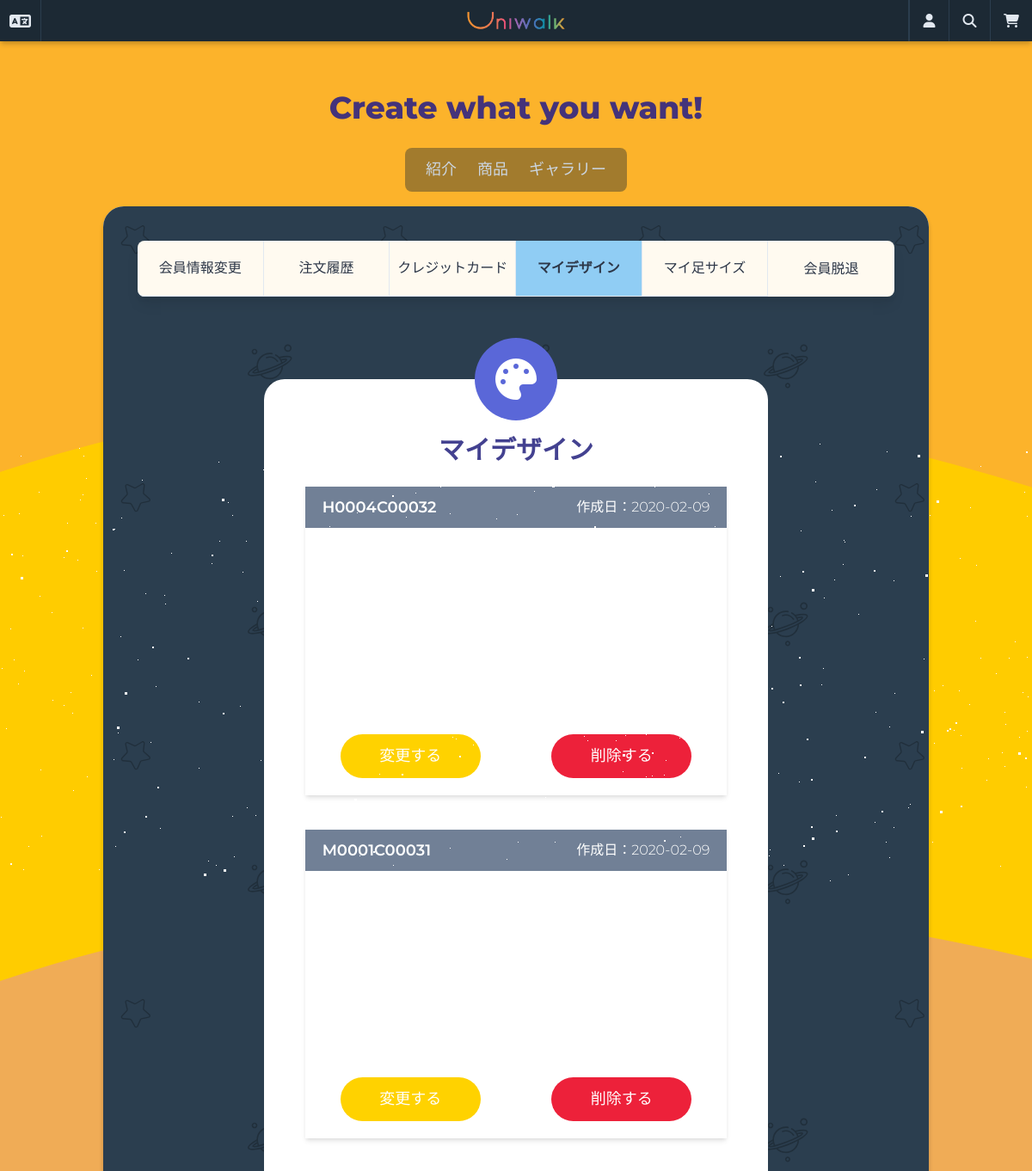
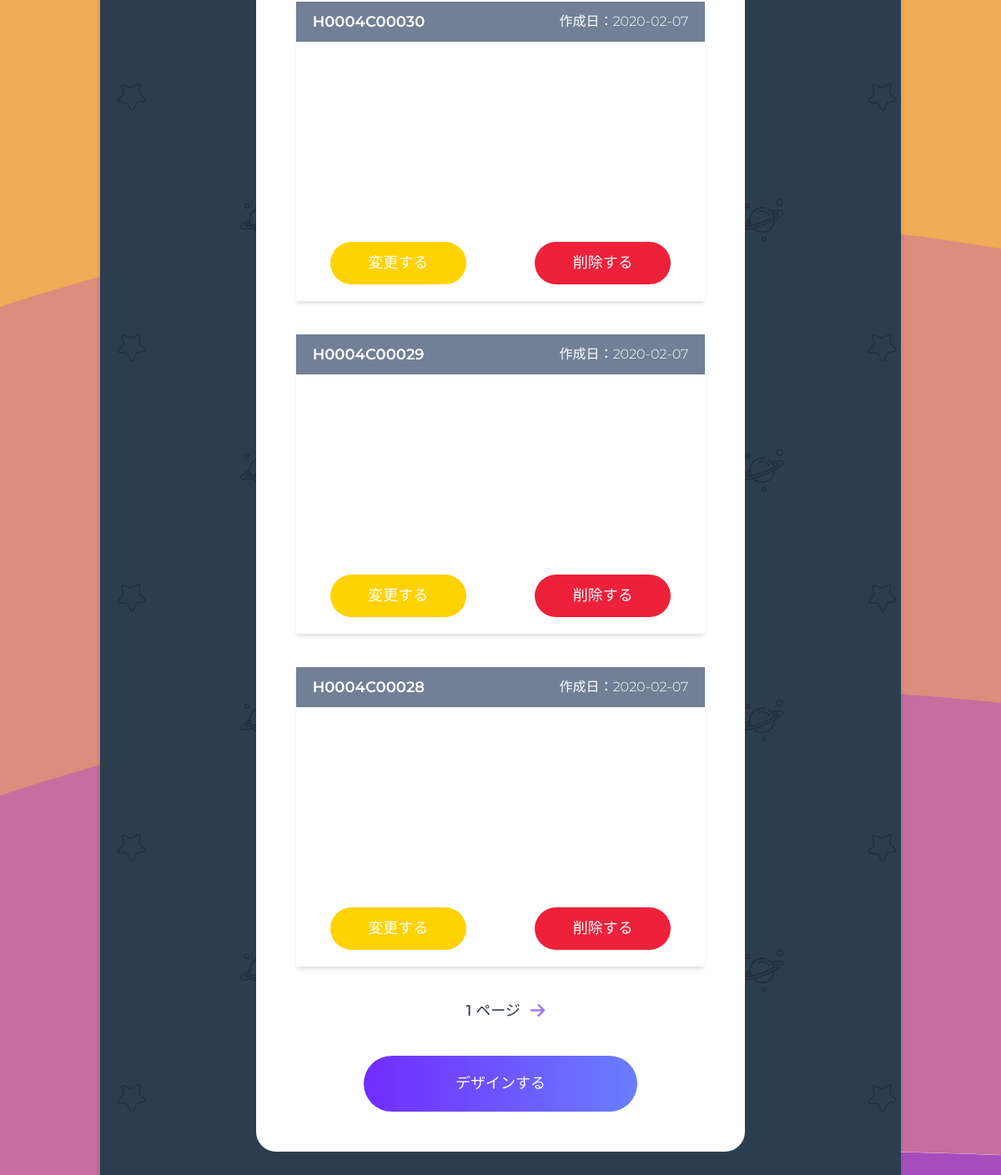
Before: /users/mypage/mydesigns/ (signed in, upper part) with the older database file (2 pictures, top to bottom).
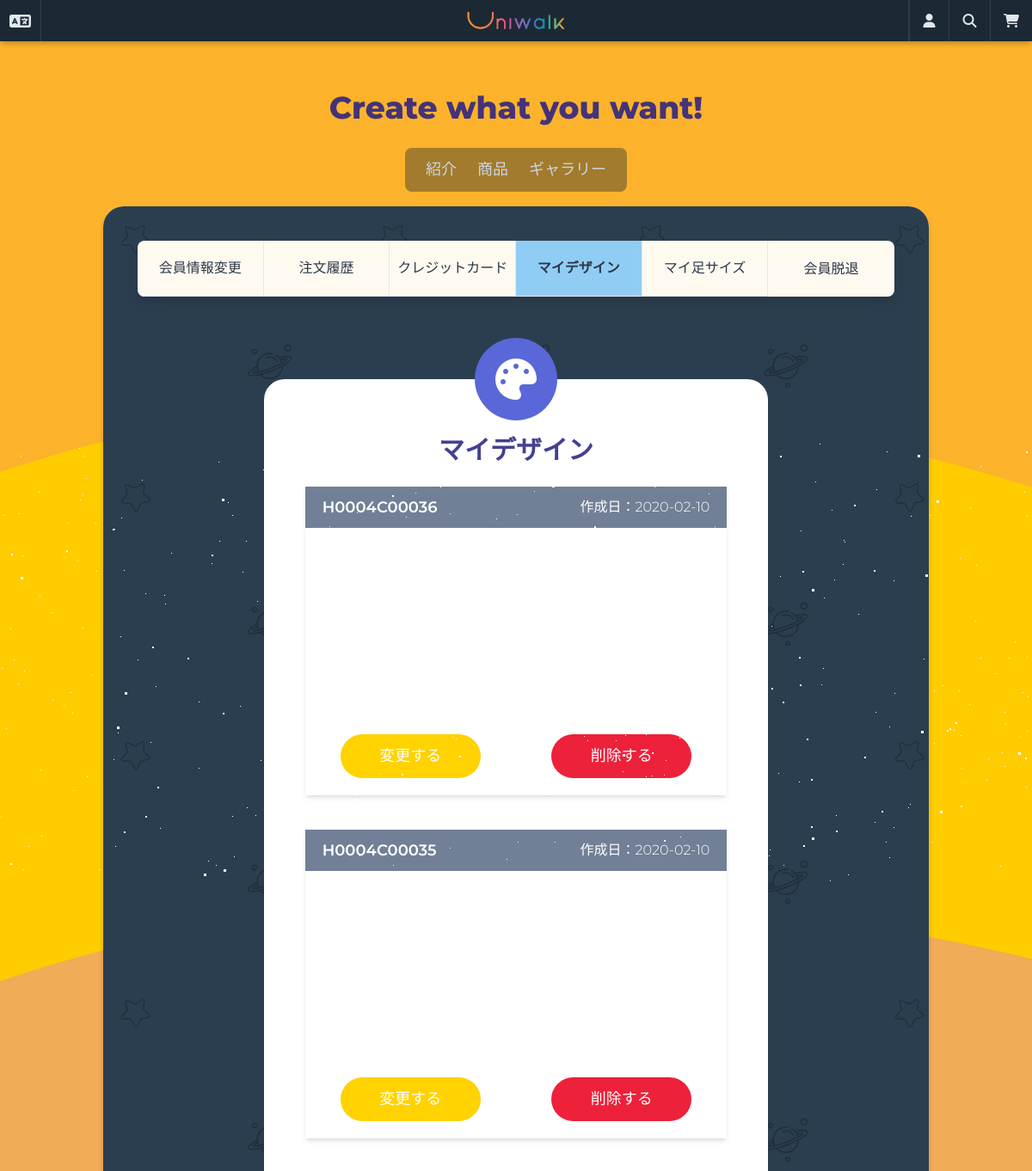
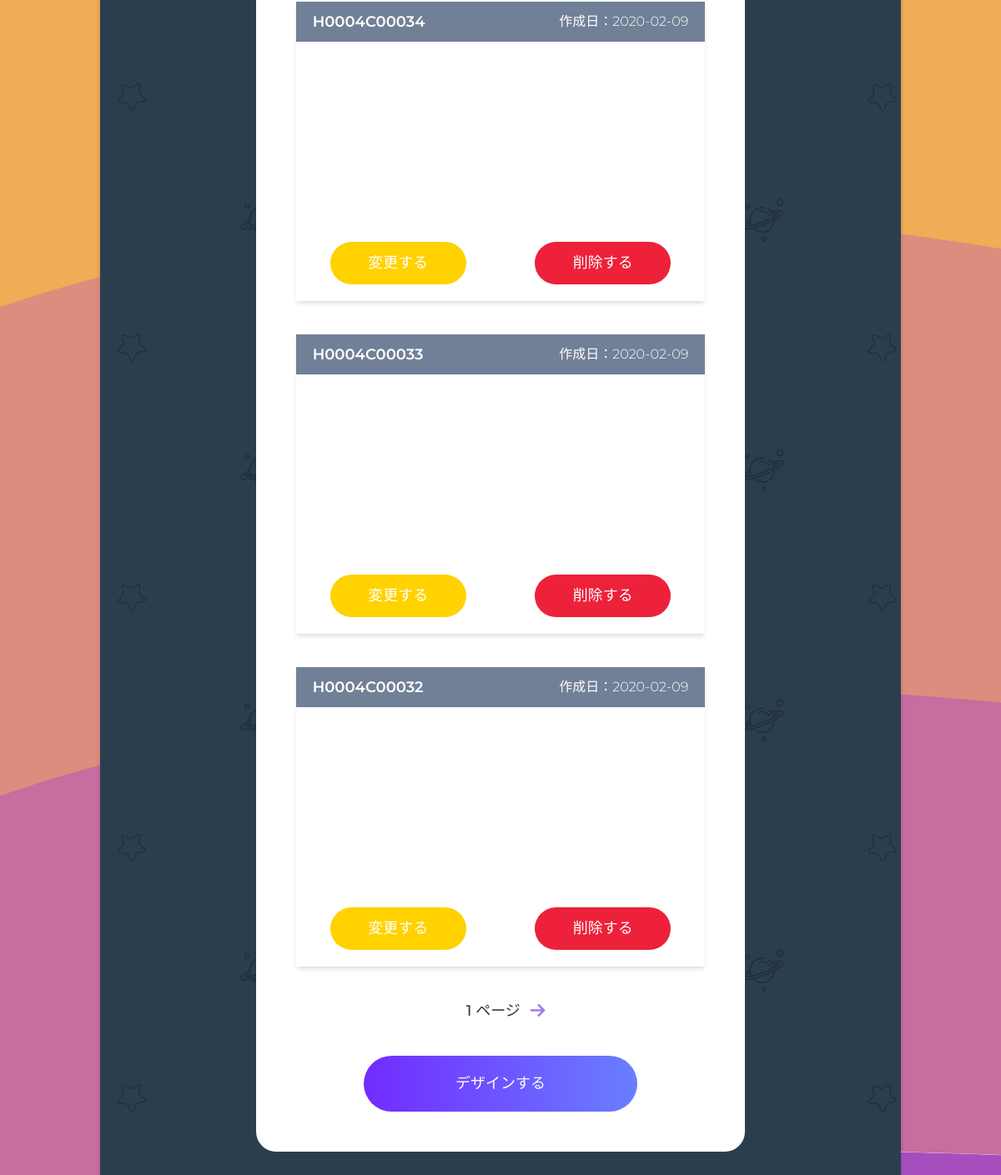
After: the same page with the newer database file (2 pictures, top to bottom).
### designs/models.py (models this page shows, shortened)
class Design(core_models.TimeStampedModel):
    user = models.ForeignKey(
        "users.User",
        related_name="design",
        verbose_name=_("ユーザ"),
        on_delete=models.SET_NULL,
        null=True,
        blank=True,
    )
    product = models.ForeignKey(
        "products.Product",
        related_name="design",
        verbose_name=_("商品"),
        on_delete=models.SET_NULL,
        null=True,
        blank=True,
    )
    outsole_color_left = models.CharField("アウトソール色(左)", max_length=7)
    outsole_material_left = models.ForeignKey(
        "Material",
        verbose_name=_("アウトソール素材(左)"),
        related_name="outsole_material_left",
        on_delete=models.SET_NULL,
        blank=True,
        null=True,
    )
    midsole_color_left = models.CharField("ミッドソール色(左)", max_length=7)
    midsole_material_left = models.ForeignKey(
        "Material",
        verbose_name=_("ミッドソール素材(左)"),
        related_name="midsole_material_left",
        on_delete=models.SET_NULL,
        blank=True,
        null=True,
    )
    uppersole_color_left = models.CharField("アッパーソール色(左)", max_length=7)
    uppersole_material_left = models.ForeignKey(
        "Material",
        verbose_name=_("アッパーソール素材(左)"),
        related_name="uppersole_material_left",
        on_delete=models.SET_NULL,
        blank=True,
        null=True,
    )
    shoelace_color_left = models.CharField("シューレース色(左)", max_length=7)
    shoelace_material_left = models.ForeignKey(
        "Material",
        verbose_name=_("シューレース素材(左)"),
        related_name="shoelace_material_left",
        on_delete=models.SET_NULL,
        blank=True,
        null=True,
    )
    tongue_color_left = models.CharField("タン色(左)", max_length=7)
    tongue_material_left = models.ForeignKey(
        "Material",
        verbose_name=_("タン素材(左)"),
        related_name="tongue_material_left",
        on_delete=models.SET_NULL,
        blank=True,
        null=True,
    )
    outsole_color_right = models.CharField("アウトソール色(右)", max_length=7)
    outsole_material_right = models.ForeignKey(
        "Material",
        verbose_name=_("アウトソール素材(右)"),
        related_name="outsole_material_right",
        on_delete=models.SET_NULL,
        blank=True,
        null=True,
    )
    midsole_color_right = models.CharField("ミッドソール色(右)", max_length=7)
    midsole_material_right = models.ForeignKey(
        "Material",
        verbose_name=_("ミッドソール素材(右)"),
        related_name="midsole_material_right",
        on_delete=models.SET_NULL,
        blank=True,
        null=True,
    )
    uppersole_color_right = models.CharField("アッパーソール色(右)", max_length=7)
    uppersole_material_right = models.ForeignKey(
        "Material",
        verbose_name=_("アッパーソール素材(右)"),
        related_name="uppersole_material_right",
        on_delete=models.SET_NULL,
        blank=True,
        null=True,
    )
    shoelace_color_right = models.CharField("シューレース色(右)", max_length=7)
    shoelace_material_right = models.ForeignKey(
        "Material",
        verbose_name=_("シューレース素材(右)"),
        related_name="shoelace_material_right",
        on_delete=models.SET_NULL,
        blank=True,
        null=True,
    )
    tongue_color_right = models.CharField("タン色(右)", max_length=7)
    tongue_material_right = models.ForeignKey(
        "Material",
        verbose_name=_("タン素材(右)"),
        related_name="tongue_material_right",
        on_delete=models.SET_NULL,
        blank=True,
        null=True,
    )
    design_number = models.CharField(
        _("番号"), max_length=40, default=create_custom_design_code, blank=True, null=True
    )
    customize_code = models.CharField(_("カスタマイズデザインコード"), max_length=11)
    likes = models.ManyToManyField("users.User", verbose_name=_("いいねユーザ"), related_name="likes")
    class Meta:
        verbose_name = _("デザイン")
        verbose_name_plural = _("デザイン")

class Image(models.Model):
    design = models.ForeignKey(
        "Design",
        related_name="images",
        verbose_name=_("デザインid"),
        on_delete=models.CASCADE,
        null=True,
        blank=True,
    )
    front = models.ImageField(_("正面"), upload_to="designs")
    side = models.ImageField(_("側面"), upload_to="designs")
    up = models.ImageField(_("上面"), upload_to="designs")
    down = models.ImageField(_("下面"), upload_to="designs")
    class Meta:
        verbose_name = _("デザインイメージ")
        verbose_name_plural = _("デザインイメージ")

### users/views.py (the view, shortened to what this page needs)
# urls.py: path("mypage/mydesigns/", views.MyDesignsListView.as_view(), name="mydesigns",),
class MyDesignsListView(mixins.LoggedInOnlyView, ListView):
    model = design_models.Design
    template_name = "designs/design-list.html"
    context_object_name = "designs"
    paginate_by = 5
    def get_queryset(self):
        try:
            return design_models.Design.objects.filter(
                user_id=self.request.user.pk
            ).order_by("-created")
        except design_models.Design.DoesNotExist:
            return None

### carts/context_processors.py (called while the page is built)
def counter(request):
    item_count = 0
    if "admin" in request.META["PATH_INFO"]:
        return {}
    else:
        try:
            cart = Cart.objects.get(session_key=_session_key(request))
            cart_items = CartItem.objects.all().filter(cart=cart, active=True)
            for cart_item in cart_items:
                item_count += cart_item.quantity
        except Cart.DoesNotExist:
            item_count = 0
    return dict(item_count=item_count)

### carts/views.py (called while the page is built)
def _session_key(request):
    cart = request.session.session_key
    if not cart:
        cart = request.session.create()
    return cart

### users/models.py (called while the page is built)
    def get_absolute_url(self):
        return reverse("users:update-profile")

### templates/designs/design-list.html (shortened to what this page needs)
{% extends "base.html" %}
{% load i18n static %}
{% block content %}
<div class="min-h-75vh mx-auto px-10 py-10 rounded-xl"
    style="background-image: url({% static 'images/pattern.svg' %}); background-repeat: repeat;">
    <div class="container mx-auto">
        <div class="w-full shadow-lg">
            {% include 'partials/mypage-menu.html' %}
        </div>
        <div class="w-full flex flex-col mb-10">
            <div
                class="container bg-white w-2/3 rounded-xl h-full mx-auto my-10 flex flex-col items-center p-12 mt-24 relative">
                <div class="flex items-center justify-center bg-indigo-600 w-24 h-24 rounded-full absolute"
                    style="top: -3rem;">
                    <i class="fas fa-palette fa-3x text-white wow fadeIn"></i>
                </div>
                <h2 class="text-indigo-800 mt-3 mb-5 text-3xl font-semibold">{% trans 'マイデザイン' %}</h2>
                {% if designs %}
                {% for design in designs %}
                {% include 'mixins/designs/design-card.html' with design=design %}
                {% endfor %}
                <div class="flex items-center justify-center mx-auto container mb-10">
                    <span class="mx-3 font-medium text-lg">
                    </span>
                    {% if page_obj.has_next %}
                    <a href="?page={{ page_obj.next_page_number }}" class="text-purple-500">
                        <i class="fas fa-arrow-right fa-lg"></i>
                    </a>
                    {% endif %}
                </div>
                {% else %}
                <p class="flex justify-center items-center font-semibold h-full w-full text-center text-2xl my-5">
                    <i class="fas fa-dizzy fa-2x text-purple-500"></i> <span
                        class="ml-5">{% trans 'まだ作成したデザインがありません。' %}</span>
                </p>
                {% endif %}
                <a href="{% url 'users:select-product' %}" class="btn w-2/3 mx-auto">{% trans 'デザインする' %}</a>
            </div>
        </div>
    </div>
</div>
{% endblock content %}

### templates/mixins/designs/design-card.html (shortened to what this page needs)
{% load i18n %}
<div class="w-full mb-10 overflow-hidden shadow-md wow fadeIn">
    <div class="w-full flex items-center justify-between bg-gray-600 h-12 text-white px-5">
        <h3 class="font-semibold text-lg">{{ design.customize_code }}</h3>
        <span class="">{% trans '作成日' %}：{{ design.created|date:'Y-m-d' }}</span>
    </div>
    {% with design.images.all|first as image %}
    <div class="flex flex-no-wrap py-10 px-5">
        <div style="background-image: url({{ image.front.url }});" class="w-1/4 h-40 bg-cover bg-center mr-3">
        </div>
        <div style="background-image: url({{ image.side.url }});" class="w-1/4 h-40 bg-cover bg-center mr-3">
        </div>
        <div style="background-image: url({{ image.up.url }});" class="w-1/4 h-40 bg-cover bg-center mr-3">
        </div>
        <div style="background-image: url({{ image.down.url }});" class="w-1/4 h-40 bg-cover bg-center">
        </div>
    </div>
    {% endwith %}
    <div class="w-full flex justify-around mb-5">
        <form method="POST" class="w-1/3">
            <button name="design_modify" class="btn-warning text-white p-3">{% trans '変更する' %}</button>
        </form>
        <form method="POST" class="w-1/3">
            <button name="design_delete" class="btn-danger text-white p-3">{% trans '削除する' %}</a>
        </form>
    </div>
</div>

Changed rows visible on the page:
no longer on this page (row unchanged): Design: customize_code "M0001C00031", created "2020-02-09"
no longer on this page (row unchanged): Design: customize_code "H0004C00030", created "2020-02-07"
no longer on this page (row unchanged): Design: customize_code "H0004C00029", created "2020-02-07"
no longer on this page (row unchanged): Design: customize_code "H0004C00028", created "2020-02-07"
added Design: customize_code "H0004C00036", created "2020-02-10"
added Design: customize_code "H0004C00035", created "2020-02-10"
added Design: customize_code "H0004C00034", created "2020-02-09"
added Design: customize_code "H0004C00033", created "2020-02-09"
